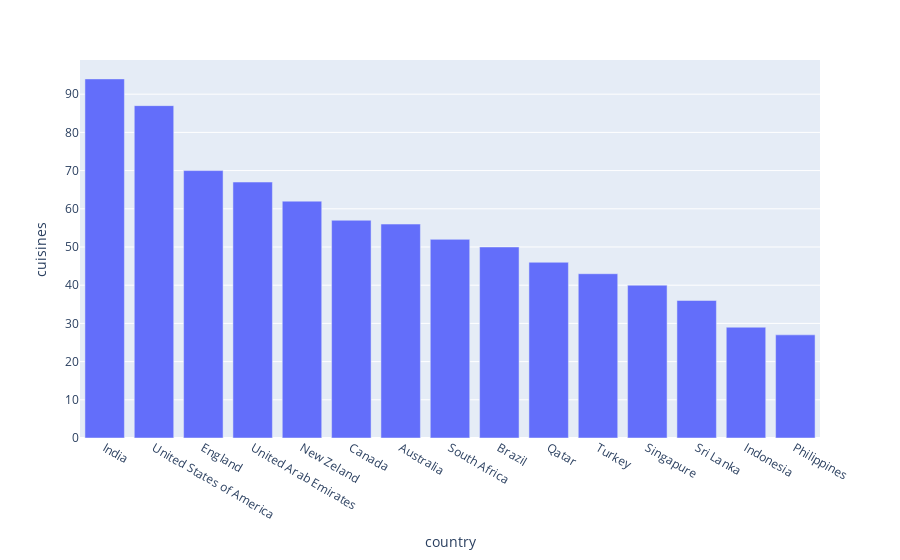

The notebook cell this image was saved under:
### Code cell
# unique cuisines by country

df2=cuisines(df,'country')

df_aux = df2.loc[:, ['country', 'cuisines']].groupby('country').count().sort_values('cuisines',ascending=False).reset_index()

px.bar(df_aux, x='country', y='cuisines')

### Figure 1 — Plotly figure (JSON) as saved in the notebook; plotly's stock layout.template omitted (floating-point values rounded to 4 significant figures)
{"data": [{"alignmentgroup": "True", "hovertemplate": "country=%{x}<br>cuisines=%{y}<extra></extra>", "legendgroup": "", "marker": {"color": "#636efa", "pattern": {"shape": ""}}, "name": "", "offsetgroup": "", "orientation": "v", "showlegend": false, "textposition": "auto", "type": "bar", "x": ["India", "United States of America", "England", "United Arab Emirates", "New Zeland", "Canada", "Australia", "South Africa", "Brazil", "Qatar", "Turkey", "Singapure", "Sri Lanka", "Indonesia", "Philippines"], "xaxis": "x", "y": [94, 87, 70, 67, 62, 57, 56, 52, 50, 46, 43, 40, 36, 29, 27], "yaxis": "y"}], "layout": {"autosize": true, "barmode": "relative", "legend": {"tracegroupgap": 0}, "margin": {"t": 60}, "xaxis": {"anchor": "y", "autorange": true, "domain": [0, 1], "range": [-0.5, 14.5], "title": {"text": "country"}, "type": "category"}, "yaxis": {"anchor": "x", "autorange": true, "domain": [0, 1], "range": [0, 98.95], "title": {"text": "cuisines"}, "type": "linear"}}}
